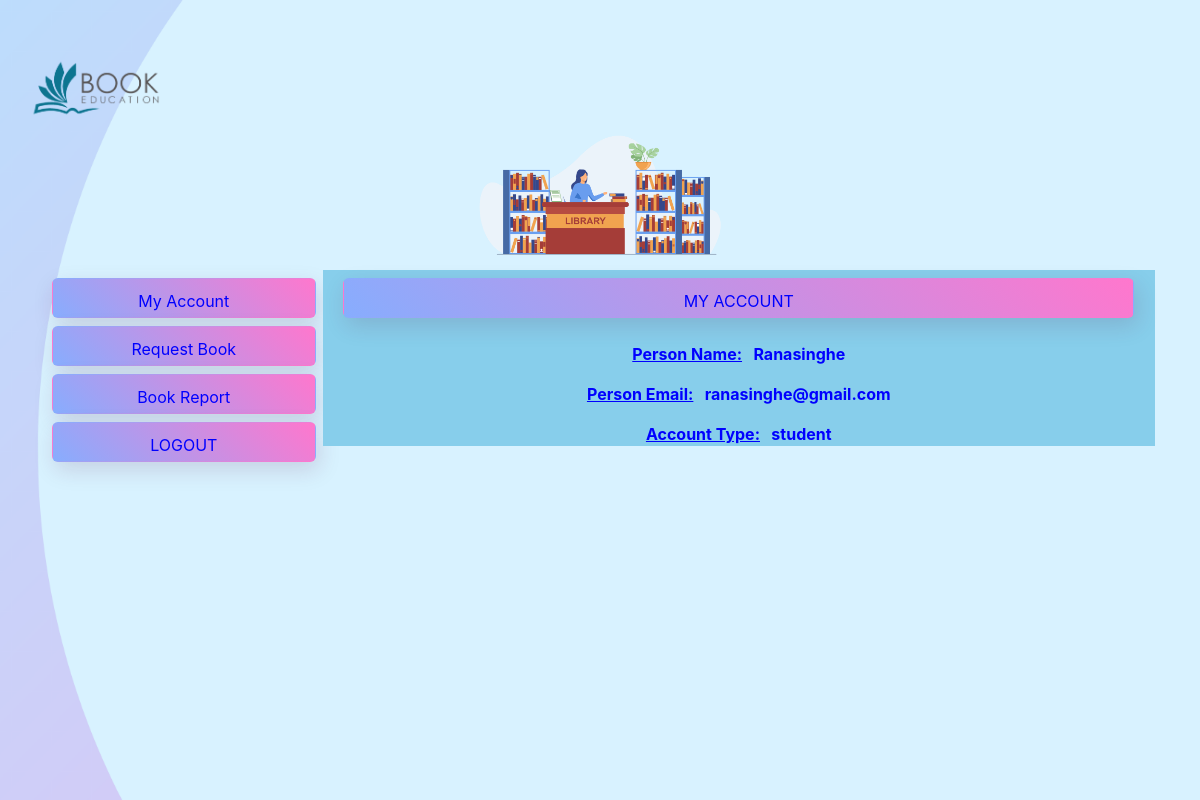
The app's page /Library/otheruser_dashboard.php?userlogid=11 with its own data.
### tables this page shows
CREATE TABLE IF NOT EXISTS `userdata` (
  `id` int NOT NULL AUTO_INCREMENT,
  `name` varchar(25) NOT NULL,
  `email` varchar(30) NOT NULL,
  `pass` varchar(25) NOT NULL,
  `type` varchar(25) NOT NULL,
  PRIMARY KEY (`id`)
);

### Library/db.php (called while the page is built, shortened)
<?php
    class db{
        function setconnection(){
            try{
                $this->connection=new PDO("mysql:host=localhost; dbname=library_managment","root","");
            }catch(PDOException $e){
                echo "Error";
            }
        }
    }
?>

### Library/data_class.php (called while the page is built, shortened)
<?php
    include("db.php");
    class data extends db {
        function userdetail($id){
            $q="SELECT * FROM userdata where id ='$id'";
            $data=$this->connection->query($q);
            return $data;
        }
    }
?>

### Library/otheruser_dashboard.php (the view, shortened to what this page needs)
<?php
    $userloginid=$_SESSION["userid"] = $_GET['userlogid'];
?>
<!DOCTYPE html>
<html>
    <head>
        <link href="//maxcdn.bootstrapcdn.com/bootstrap/4.1.1/css/bootstrap.min.css" rel="stylesheet" id="bootstrap-css">
    </head>
    <body>
        <?php
            include("data_class.php");
        ?>
        <div class="shape">
            <div class="navbar">
                <img src="images/Mainlogo.png" class="logo">
            </div>
            <div class="container">
                <div class="row"><img class="imglogo" src="images/headpic.png" weight="100" height="150"></div>
                <div class="innerdiv">
                    <div class="leftinnerdiv">
                        <Button class="btn" onclick="openpart('myaccount')"> My Account</Button>
                        <Button class="btn" onclick="openpart('requestbook')"> Request Book</Button>
                        <Button class="btn" onclick="openpart('issuereport')"> Book Report</Button>
                        <a href="Login.php"><Button class="btn" > LOGOUT</Button></a>
                    </div>
                    <div class="rightinnerdiv">
                        <div id="myaccount" class="innerright portion" style="<?php  if(!empty($_REQUEST['returnid'])){ echo "display:none";} else {echo ""; }?>">
                            <Button class="btn" >MY ACCOUNT</Button>
                            <?php
                                $u=new data;
                                $u->setconnection();
                                $u->userdetail($userloginid);
                                $recordset=$u->userdetail($userloginid);
                                foreach($recordset as $row)
                                {
                                    $name= $row[1];
                                    $email= $row[2];
                                    $type= $row[4];
                                }
                            ?>
                            <p style="color:blue"><u>Person Name:</u> &nbsp&nbsp<?php echo $name ?></p>
                            <p style="color:blue"><u>Person Email:</u> &nbsp&nbsp<?php echo $email ?></p>
                            <p style="color:blue"><u>Account Type:</u> &nbsp&nbsp<?php echo $type ?></p>
                        </div>
                    </div>
                </div>
            </div>
        </div>
    </body>
</html>

### Library/otheruser_dashboard.php (style rules this page uses)
.innerright,label { color: black; font-weight:bold; }
.shape { height: 100vh; width: 100%; background-image: url(images/background.png); background-position: center; background-size: cover; padding-left: 5; padding-right: 5; box-sizing: border-box; position: fixed; }
.container, .row, .imglogo { margin:auto; }
.innerdiv { text-align: center; margin: auto; }
.leftinnerdiv { float: left; width: 25%; }
.rightinnerdiv { float: right; width: 75%; }
.innerright { background-color:skyblue; }
.greenbtn, a { text-decoration: none; color: white; font-size: large; }
td, a { color:blue; }
.logo { width: 160px; cursor: pointer; }
.navbar { width: 100% ; height: 15vh; margin: auto; display: flex; align-items: center; }
.btn { display: inline-block; background: linear-gradient(45deg, #87adfe, #ff77cd); border-radius: 6px; padding: 10px 20px; box-sizing: border-box; text-decoration: none; color: #fff; box-shadow: 3px 8px 22px rgba(94,28,68,0.15); background-color: skyblue;; color:blue; width: 95%; height: 40px; margin-top: 8px; }

### records on screen
userdata: name "Ranasinghe", email "ranasinghe@gmail.com", type "student"
